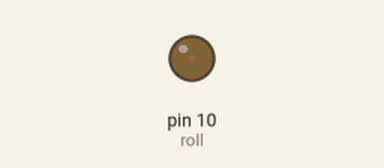
The sketch below on a simulated Arduino Uno, built with avr-gcc and run on an emulated ATmega328P. On the bench: output pins drawn as LEDs (lit = HIGH). What the sketch prints to the serial monitor is not drawn.

Above: at 0.05 s.
At 3.7 s:
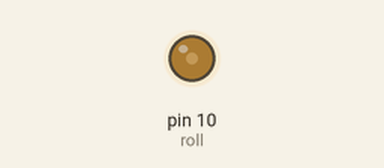
At 7.35 s:
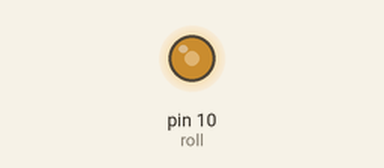
At 14.65 s:
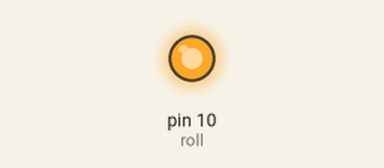
Timing chart, 0 to 19.2 s (numbered marks = the images above):
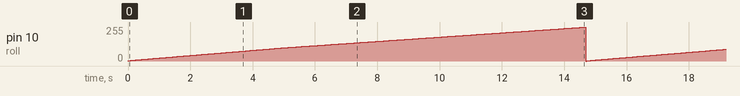

Measured:
- by itself, pin 10 (roll): ramps from 0/255 to 254/255 and jumps back, once every 14.8 s

The sketch:

test_analog.ino
```cpp
//#include <SPI.h>
//#include <Wire.h>
//#include <Adafruit_GFX.h>
//#include <Adafruit_SSD1306.h>
//#include <SoftwareSerial.h>

//SoftwareSerial gpsSerial(3,4);
//#define SCREEN_WIDTH 128 // OLED display width, in pixels
//#define SCREEN_HEIGHT 64 // OLED display height, in pixels
//#define OLED_RESET     4 // Reset pin # (or -1 if sharing Arduino reset pin)
//Adafruit_SSD1306 display(SCREEN_WIDTH, SCREEN_HEIGHT, &Wire, OLED_RESET);

#define roll 10
int t,dt,val;


void setup(){
Serial.begin(9600);
//display.begin(SSD1306_SWITCHCAPVCC, 0x3C);
}

void loop(){

  val += 1;
  if (val>2550)
  {val = 0;}
  Serial.println(val);
  analogWrite(roll,val/10);
  //display.clearDisplay();
  //display.setTextSize(1);             // Normal 1:1 pixel scale
  //display.setTextColor(WHITE);        // Draw white text
  //display.setCursor(0,0);             // Start at top-left corner
  //display.print(F("val : "));display.println(val);
  //display.display();
}
```
